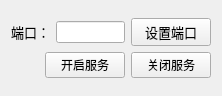
<?xml version="1.0" encoding="UTF-8"?>
<ui version="4.0">
 <class>server</class>
 <widget class="QWidget" name="server">
  <property name="geometry">
   <rect>
    <x>0</x>
    <y>0</y>
    <width>222</width>
    <height>96</height>
   </rect>
  </property>
  <property name="windowTitle">
   <string>Form</string>
  </property>
  <layout class="QGridLayout" name="gridLayout">
   <item row="0" column="0">
    <layout class="QVBoxLayout" name="verticalLayout">
     <item>
      <layout class="QHBoxLayout" name="horizontalLayout">
       <item>
        <widget class="QLabel" name="label">
         <property name="font">
          <font>
           <pointsize>10</pointsize>
          </font>
         </property>
         <property name="text">
          <string>端口：</string>
         </property>
        </widget>
       </item>
       <item>
        <widget class="QLineEdit" name="portEdit"/>
       </item>
       <item>
        <widget class="QPushButton" name="portBtn">
         <property name="font">
          <font>
           <pointsize>10</pointsize>
          </font>
         </property>
         <property name="text">
          <string>设置端口</string>
         </property>
        </widget>
       </item>
      </layout>
     </item>
     <item>
      <layout class="QHBoxLayout" name="horizontalLayout_2">
       <item>
        <spacer name="horizontalSpacer">
         <property name="orientation">
          <enum>Qt::Horizontal</enum>
         </property>
         <property name="sizeHint" stdset="0">
          <size>
           <width>40</width>
           <height>20</height>
          </size>
         </property>
        </spacer>
       </item>
       <item>
        <widget class="QPushButton" name="startServerBtn">
         <property name="text">
          <string>开启服务</string>
         </property>
        </widget>
       </item>
       <item>
        <widget class="QPushButton" name="closeServerBtn">
         <property name="text">
          <string>关闭服务</string>
         </property>
        </widget>
       </item>
      </layout>
     </item>
    </layout>
   </item>
  </layout>
 </widget>
 <resources/>
 <connections/>
</ui>
